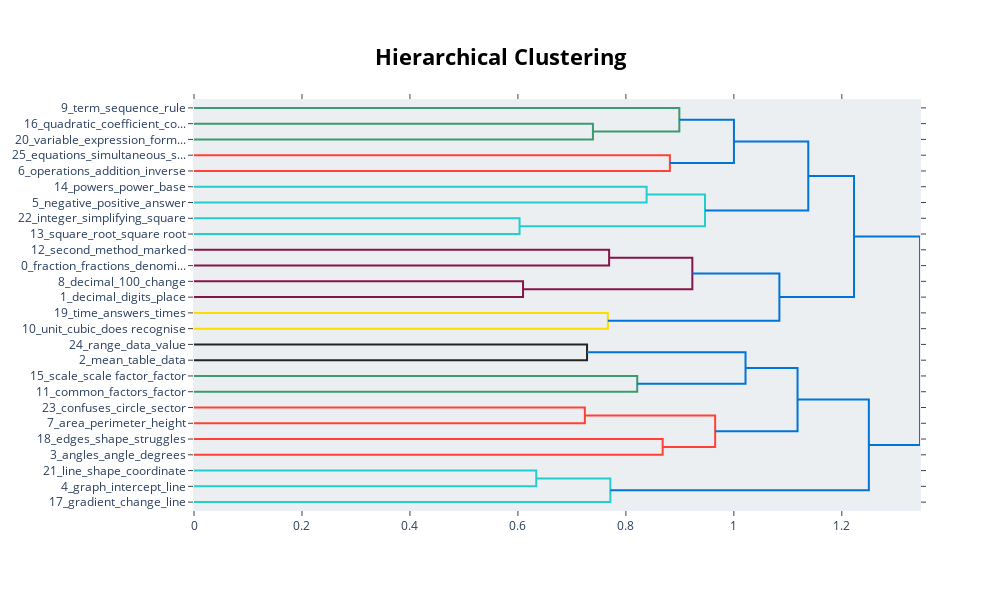

The cell this chart's notebook holds for it:
### Code cell
topic_model.visualize_hierarchy()

### Figure 1 — Plotly figure (JSON) as saved in the notebook; plotly's stock layout.template omitted (floating-point values rounded to 4 significant figures)
{"data": [{"hoverinfo": "text", "marker": {"color": "rgb(61,153,112)"}, "mode": "lines", "type": "scatter", "x": [0, 0.739, 0.739, 0], "xaxis": "x", "y": [-15, -15, -25, -25], "yaxis": "y"}, {"hoverinfo": "text", "marker": {"color": "rgb(61,153,112)"}, "mode": "lines", "type": "scatter", "x": [0, 0.899, 0.899, 0.739], "xaxis": "x", "y": [-5, -5, -20, -20], "yaxis": "y"}, {"hoverinfo": "text", "marker": {"color": "rgb(255,65,54)"}, "mode": "lines", "type": "scatter", "x": [0, 0.8815, 0.8815, 0], "xaxis": "x", "y": [-35, -35, -45, -45], "yaxis": "y"}, {"hoverinfo": "text", "marker": {"color": "rgb(0,116,217)"}, "mode": "lines", "type": "scatter", "x": [0.899, 1.0, 1.0, 0.8815], "xaxis": "x", "y": [-12.5, -12.5, -40, -40], "yaxis": "y"}, {"hoverinfo": "text", "marker": {"color": "rgb(35,205,205)"}, "mode": "lines", "type": "scatter", "x": [0, 0.8384, 0.8384, 0], "xaxis": "x", "y": [-55, -55, -65, -65], "yaxis": "y"}, {"hoverinfo": "text", "marker": {"color": "rgb(35,205,205)"}, "mode": "lines", "type": "scatter", "x": [0, 0.6031, 0.6031, 0], "xaxis": "x", "y": [-75, -75, -85, -85], "yaxis": "y"}, {"hoverinfo": "text", "marker": {"color": "rgb(35,205,205)"}, "mode": "lines", "type": "scatter", "x": [0.8384, 0.9466, 0.9466, 0.6031], "xaxis": "x", "y": [-60, -60, -80, -80], "yaxis": "y"}, {"hoverinfo": "text", "marker": {"color": "rgb(0,116,217)"}, "mode": "lines", "type": "scatter", "x": [1.0, 1.138, 1.138, 0.9466], "xaxis": "x", "y": [-26.25, -26.25, -70, -70], "yaxis": "y"}, {"hoverinfo": "text", "marker": {"color": "rgb(133,20,75)"}, "mode": "lines", "type": "scatter", "x": [0, 0.769, 0.769, 0], "xaxis": "x", "y": [-95, -95, -105, -105], "yaxis": "y"}, {"hoverinfo": "text", "marker": {"color": "rgb(133,20,75)"}, "mode": "lines", "type": "scatter", "x": [0, 0.6095, 0.6095, 0], "xaxis": "x", "y": [-115, -115, -125, -125], "yaxis": "y"}, {"hoverinfo": "text", "marker": {"color": "rgb(133,20,75)"}, "mode": "lines", "type": "scatter", "x": [0.769, 0.9231, 0.9231, 0.6095], "xaxis": "x", "y": [-100, -100, -120, -120], "yaxis": "y"}, {"hoverinfo": "text", "marker": {"color": "rgb(255,220,0)"}, "mode": "lines", "type": "scatter", "x": [0, 0.7665, 0.7665, 0], "xaxis": "x", "y": [-135, -135, -145, -145], "yaxis": "y"}, {"hoverinfo": "text", "marker": {"color": "rgb(0,116,217)"}, "mode": "lines", "type": "scatter", "x": [0.9231, 1.084, 1.084, 0.7665], "xaxis": "x", "y": [-110, -110, -140, -140], "yaxis": "y"}, {"hoverinfo": "text", "marker": {"color": "rgb(0,116,217)"}, "mode": "lines", "type": "scatter", "x": [1.138, 1.223, 1.223, 1.084], "xaxis": "x", "y": [-48.12, -48.12, -125, -125], "yaxis": "y"}, {"hoverinfo": "text", "marker": {"color": "rgb(40,35,35)"}, "mode": "lines", "type": "scatter", "x": [0, 0.7281, 0.7281, 0], "xaxis": "x", "y": [-155, -155, -165, -165], "yaxis": "y"}, {"hoverinfo": "text", "marker": {"color": "rgb(61,153,112)"}, "mode": "lines", "type": "scatter", "x": [0, 0.821, 0.821, 0], "xaxis": "x", "y": [-175, -175, -185, -185], "yaxis": "y"}, {"hoverinfo": "text", "marker": {"color": "rgb(0,116,217)"}, "mode": "lines", "type": "scatter", "x": [0.7281, 1.022, 1.022, 0.821], "xaxis": "x", "y": [-160, -160, -180, -180], "yaxis": "y"}, {"hoverinfo": "text", "marker": {"color": "rgb(255,65,54)"}, "mode": "lines", "type": "scatter", "x": [0, 0.724, 0.724, 0], "xaxis": "x", "y": [-195, -195, -205, -205], "yaxis": "y"}, {"hoverinfo": "text", "marker": {"color": "rgb(255,65,54)"}, "mode": "lines", "type": "scatter", "x": [0, 0.8681, 0.8681, 0], "xaxis": "x", "y": [-215, -215, -225, -225], "yaxis": "y"}, {"hoverinfo": "text", "marker": {"color": "rgb(255,65,54)"}, "mode": "lines", "type": "scatter", "x": [0.724, 0.9654, 0.9654, 0.8681], "xaxis": "x", "y": [-200, -200, -220, -220], "yaxis": "y"}, {"hoverinfo": "text", "marker": {"color": "rgb(0,116,217)"}, "mode": "lines", "type": "scatter", "x": [1.022, 1.118, 1.118, 0.9654], "xaxis": "x", "y": [-170, -170, -210, -210], "yaxis": "y"}, {"hoverinfo": "text", "marker": {"color": "rgb(35,205,205)"}, "mode": "lines", "type": "scatter", "x": [0, 0.634, 0.634, 0], "xaxis": "x", "y": [-235, -235, -245, -245], "yaxis": "y"}, {"hoverinfo": "text", "marker": {"color": "rgb(35,205,205)"}, "mode": "lines", "type": "scatter", "x": [0.634, 0.7712, 0.7712, 0], "xaxis": "x", "y": [-240, -240, -255, -255], "yaxis": "y"}, {"hoverinfo": "text", "marker": {"color": "rgb(0,116,217)"}, "mode": "lines", "type": "scatter", "x": [1.118, 1.25, 1.25, 0.7712], "xaxis": "x", "y": [-190, -190, -247.5, -247.5], "yaxis": "y"}, {"hoverinfo": "text", "marker": {"color": "rgb(0,116,217)"}, "mode": "lines", "type": "scatter", "x": [1.223, 1.345, 1.345, 1.25], "xaxis": "x", "y": [-86.56, -86.56, -218.8, -218.8], "yaxis": "y"}], "layout": {"autosize": false, "height": 590, "hoverlabel": {"bgcolor": "white", "font": {"family": "Rockwell", "size": 16}}, "hovermode": "closest", "plot_bgcolor": "#ECEFF1", "showlegend": false, "title": {"font": {"color": "Black", "size": 22}, "text": "<b>Hierarchical Clustering</b>", "x": 0.5, "xanchor": "center", "yanchor": "top"}, "width": 1000, "xaxis": {"mirror": "allticks", "rangemode": "tozero", "showgrid": false, "showline": true, "showticklabels": true, "ticks": "outside", "type": "linear", "zeroline": false}, "yaxis": {"mirror": "allticks", "range": [-260, 0], "rangemode": "tozero", "showgrid": false, "showline": true, "showticklabels": true, "tickmode": "array", "ticks": "outside", "ticktext": ["9_term_sequence_rule", "16_quadratic_coefficient_co...", "20_variable_expression_form...", "25_equations_simultaneous_s...", "6_operations_addition_inverse", "14_powers_power_base", "5_negative_positive_answer", "22_integer_simplifying_square", "13_square_root_square root", "12_second_method_marked", "0_fraction_fractions_denomi...", "8_decimal_100_change", "1_decimal_digits_place", "19_time_answers_times", "10_unit_cubic_does recognise", "24_range_data_value", "2_mean_table_data", "15_scale_scale factor_factor", "11_common_factors_factor", "23_confuses_circle_sector", "7_area_perimeter_height", "18_edges_shape_struggles", "3_angles_angle_degrees", "21_line_shape_coordinate", "4_graph_intercept_line", "17_gradient_change_line"], "tickvals": [-5, -15, -25, -35, -45, -55, -65, -75, -85, -95, -105, -115, -125, -135, -145, -155, -165, -175, -185, -195, -205, -215, -225, -235, -245, -255], "type": "linear", "zeroline": false}}}
